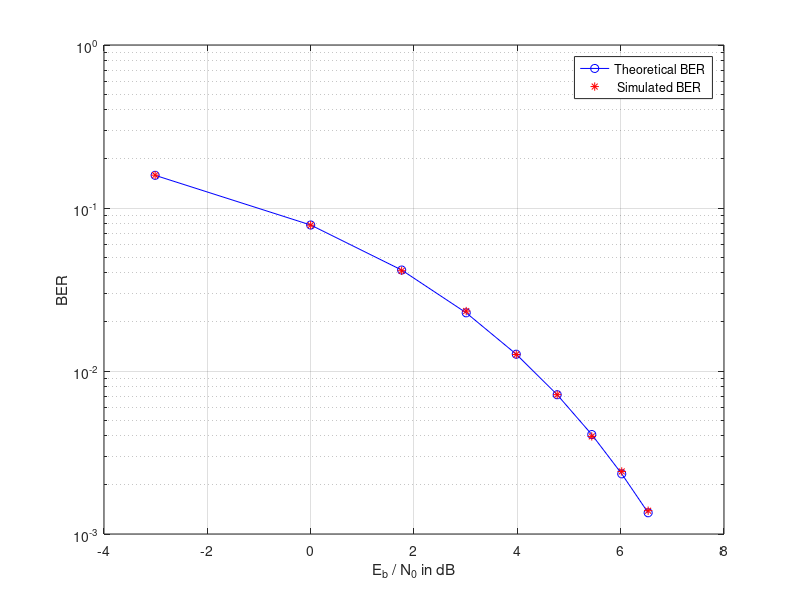

MATLAB code for this plot:
clear all


Eb_vec=1:9;
c=1;

while c<=length(Eb_vec)
    N=1e5;  % Number of bits transmitted.
    x= round(rand(1,N));
    Eb=Eb_vec(c);
    N0_2=1; % N0/2=1, noise varience at the output of the matched filter.
    n=sqrt(N0_2)*randn(1,N);  % Noise samples ( variance*samples)
    s=2*x-1;    % Transmitted binary symbols.
    y = sqrt(Eb)*s + n;   % Received symbols.

    x_rec=double(y>0);  % Received vector
    % Compute the simulated Bit error rate
    p_sim(c)= sum(xor(x,x_rec))/N; % Bit Error of x and recovered x
    % Compute the theoretical Bit error rate (BER)
    A=sqrt(Eb);
    sigma0=sqrt(N0_2);
    p_theo(c)=qfunc(A/sigma0); % Theoretical bit error
    EbN0dB(c)=10*log10(Eb/(2*N0_2));   % Eb/No is our signal to noice ratio metric
    c=c+1;
end

figure(1)
semilogy(EbN0dB, p_theo,'b-o');
hold on
semilogy(EbN0dB, p_sim, 'r*');
grid on
xlabel('E_b / N_0 in dB');
ylabel('BER');
legend('Theoretical BER', ' Simulated BER');




